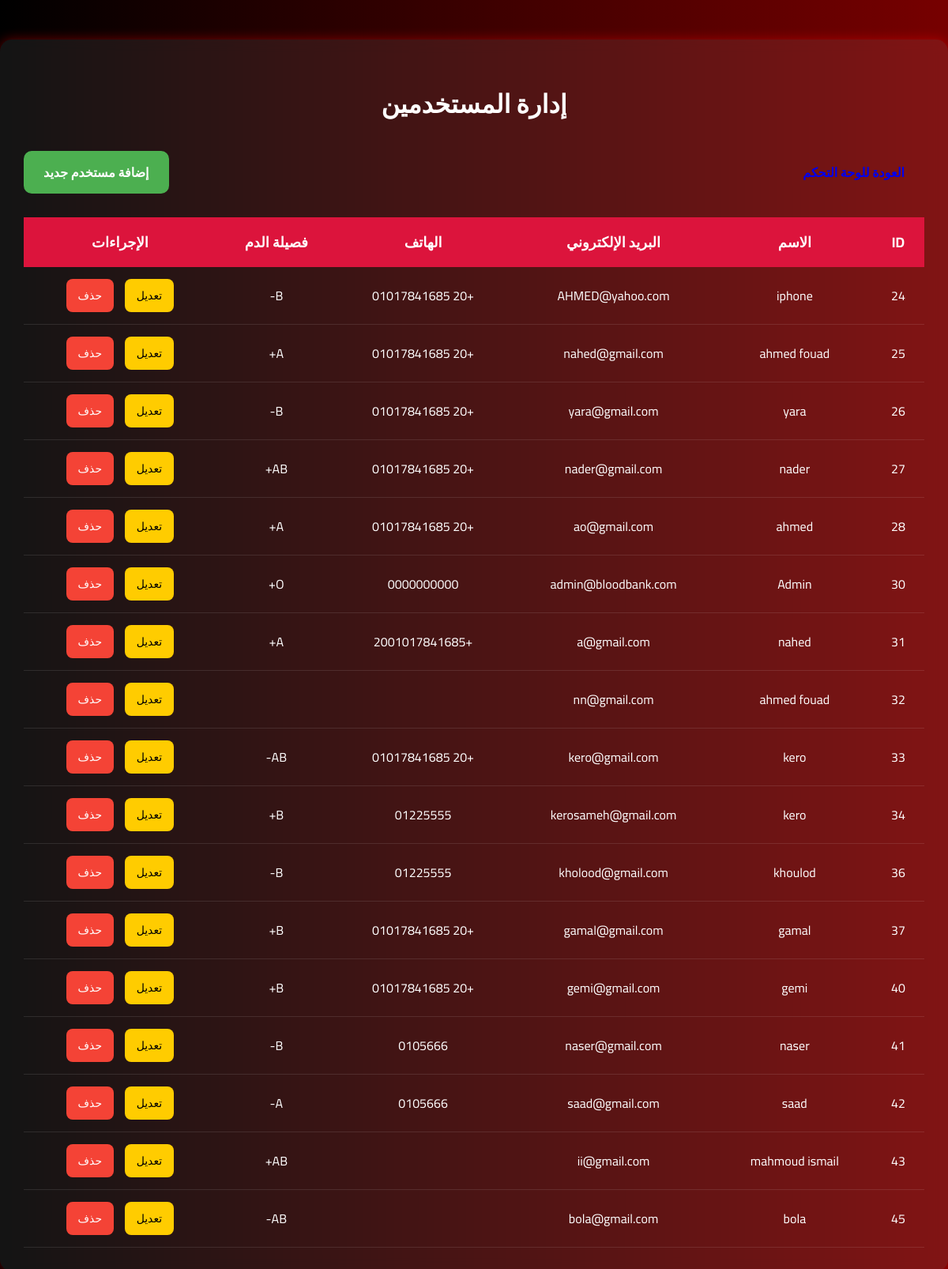
The page /blood_bank/users.php on the database its author committed.
### tables this page shows
CREATE TABLE `users` (
  `id` int(11) NOT NULL,
  `name` varchar(100) DEFAULT NULL,
  `email` varchar(100) DEFAULT NULL,
  `password` varchar(255) DEFAULT NULL,
  `created_at` timestamp NOT NULL DEFAULT current_timestamp(),
  `availability` enum('Available','Unavailable') DEFAULT 'Available',
  `full_name` varchar(100) NOT NULL,
  `blood_type` varchar(10) DEFAULT NULL,
  `phone` varchar(20) DEFAULT NULL,
  `points` int(11) DEFAULT 0,
  `latitude` double DEFAULT NULL,
  `longitude` double DEFAULT NULL
);

### blood_bank/users.php (the view, shortened to what this page needs)
<!DOCTYPE html>
<html lang="ar" dir="rtl">
<head>
</head>
<body>
<?php
$servername = "localhost";
$username = "root";
$password = "";
$database = "blood_bank";
$conn = new mysqli($servername, $username, $password, $database);
$sql = "SELECT * FROM users";
$result = $conn->query($sql);
?>
<div class="container">
  <h1>إدارة المستخدمين</h1>
  <div class="top-bar">
    <a href="dashboard.php" class="btn">العودة للوحة التحكم</a>
    <a href="add_user.php" class="btn btn-primary">إضافة مستخدم جديد</a>
  </div>
  <table class="data-table">
    <thead>
      <tr>
        <th>ID</th>
        <th>الاسم</th>
        <th>البريد الإلكتروني</th>
        <th>الهاتف</th>
        <th>فصيلة الدم</th>
        <th>الإجراءات</th>
      </tr>
    </thead>
    <tbody>
      <?php if ($result->num_rows > 0): ?>
        <?php while($row = $result->fetch_assoc()): ?>
          <tr>
            <td><?php echo $row['id']; ?></td>
            <td><?php echo htmlspecialchars($row['name']); ?></td>
            <td><?php echo htmlspecialchars($row['email']); ?></td>
            <td><?php echo htmlspecialchars($row['phone']); ?></td>
            <td><?php echo htmlspecialchars($row['blood_type']); ?></td>
            <td>
              <a href="edit_user.php?id=<?php echo $row['id']; ?>" class="action-btn edit-btn">تعديل</a>
              <a href="delete_user.php?id=<?php echo $row['id']; ?>" class="action-btn delete-btn" onclick="return confirm('هل أنت متأكد أنك تريد حذف هذا المستخدم؟');">حذف</a>
            </td>
          </tr>
        <?php endwhile; ?>
      <?php else: ?>
        <tr>
          <td colspan="6" class="no-data">لا يوجد مستخدمين مسجلين</td>
        </tr>
      <?php endif; ?>
    </tbody>
  </table>
</div>
</body>
</html>

### blood_bank/users.php (style rules this page uses)
body { margin: 0; padding: 0; font-family: 'Cairo', sans-serif; background: linear-gradient(to left, #770000, #000); color: white; overflow-x: hidden; }
.container { max-width: 1200px; margin: 50px auto; padding: 30px; background-color: rgba(255,255,255,0.08); border-radius: 15px; box-shadow: 0 0 15px rgba(255,0,0,0.4); backdrop-filter: blur(8px); }
h1 { text-align: center; color: #fff; margin-bottom: 30px; font-size: 32px; }
.top-bar { display: flex; justify-content: space-between; margin-bottom: 30px; }
.btn { padding: 12px 25px; border: none; border-radius: 10px; font-size: 16px; font-weight: bold; cursor: pointer; transition: all 0.3s; text-decoration: none; display: inline-block; }
.btn-primary { background-color: #4CAF50; color: white; }
.data-table { width: 100%; border-collapse: collapse; margin-top: 20px; }
.data-table th { background-color: crimson; padding: 15px; text-align: center; font-size: 18px; }
.data-table td { padding: 15px; text-align: center; border-bottom: 1px solid rgba(255,255,255,0.1); }
.action-btn { padding: 8px 15px; border: none; border-radius: 8px; font-size: 14px; cursor: pointer; transition: all 0.3s; margin: 0 5px; text-decoration: none; display: inline-block; }
.edit-btn { background-color: #ffcc00; color: #000; }
.delete-btn { background-color: #f44336; color: white; }

### rows shown on the page
users: id "24", name "iphone", email "AHMED@yahoo.com", phone "+20 01017841685", blood_type "B-"
users: id "25", name "ahmed fouad", email "nahed@gmail.com", phone "+20 01017841685", blood_type "A+"
users: id "26", name "yara", email "yara@gmail.com", phone "+20 01017841685", blood_type "B-"
users: id "27", name "nader", email "nader@gmail.com", phone "+20 01017841685", blood_type "AB+"
users: id "28", name "ahmed", email "ao@gmail.com", phone "+20 01017841685", blood_type "A+"
users: id "30", name "Admin", email "admin@bloodbank.com", phone "0000000000", blood_type "O+"
users: id "31", name "nahed", email "a@gmail.com", phone "+2001017841685", blood_type "A+"
users: id "32", name "ahmed fouad", email "nn@gmail.com"
users: id "33", name "kero", email "kero@gmail.com", phone "+20 01017841685", blood_type "AB-"
users: id "34", name "kero", email "kerosameh@gmail.com", phone "01225555", blood_type "B+"
users: id "36", name "khoulod", email "kholood@gmail.com", phone "01225555", blood_type "B-"
users: id "37", name "gamal", email "gamal@gmail.com", phone "+20 01017841685", blood_type "B+"
users: id "40", name "gemi", email "gemi@gmail.com", phone "+20 01017841685", blood_type "B+"
users: id "41", name "naser", email "naser@gmail.com", phone "0105666", blood_type "B-"
users: id "42", name "saad", email "saad@gmail.com", phone "0105666", blood_type "A-"
users: id "43", name "mahmoud ismail", email "ii@gmail.com", blood_type "AB+"
users: id "45", name "bola", email "bola@gmail.com", blood_type "AB-"
